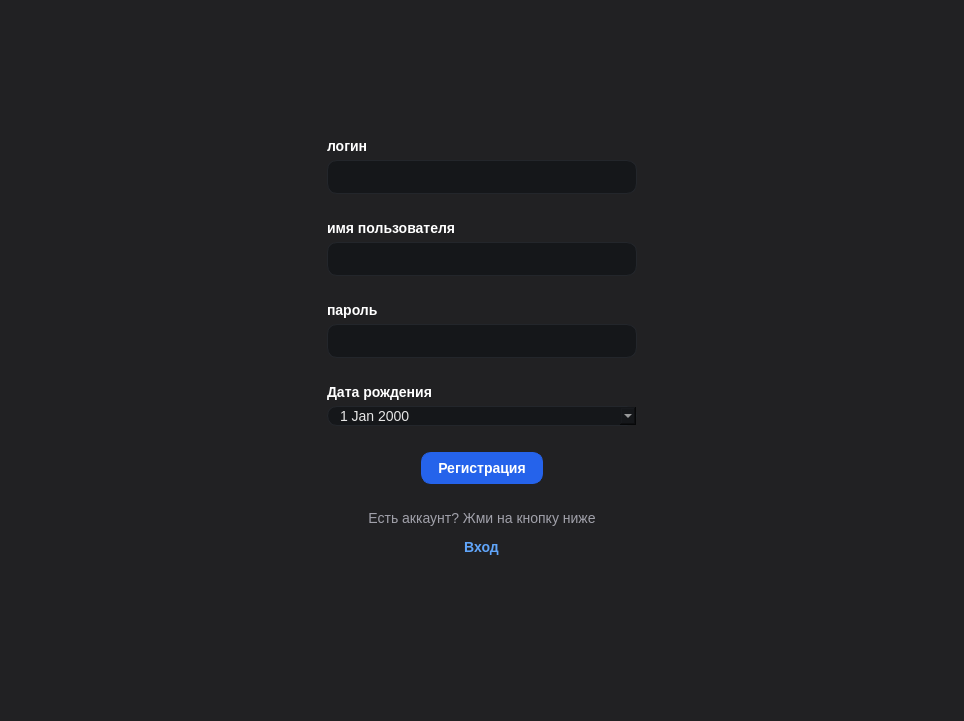
<?xml version="1.0" encoding="UTF-8"?>
<ui version="4.0">
 <class>MainWindow</class>
 <widget class="QMainWindow" name="MainWindow">
  <property name="geometry">
   <rect>
    <x>0</x>
    <y>0</y>
    <width>964</width>
    <height>721</height>
   </rect>
  </property>
  <property name="windowTitle">
   <string>MainWindow</string>
  </property>
  <property name="autoFillBackground">
   <bool>false</bool>
  </property>
  <property name="styleSheet">
   <string notr="true">background-color: rgb(33, 33, 35)</string>
  </property>
  <widget class="QWidget" name="centralwidget">
   <layout class="QGridLayout" name="gridLayout">
    <item row="0" column="0">
     <widget class="QStackedWidget" name="stackedWidget">
      <property name="styleSheet">
       <string notr="true">/* ================= MAIN ================= */

QMainWindow {
    background-color: #0b0c0e;
}

QWidget {
    color: #e6e6e6;
    font-family: &quot;Segoe UI&quot;, &quot;Inter&quot;, sans-serif;
    font-size: 14px;
}


/* ================= INPUTS ================= */

QLineEdit {
    background-color: #15171a;
    border: 1px solid #23262b;
    border-radius: 10px;
    padding-left: 12px;
    height: 32px;
    color: #ffffff;
    selection-background-color: #3b82f6;
}

QLineEdit:hover {
    background-color: #181b1f;
    border: 1px solid #2f3339;
}

QLineEdit:focus {
    background-color: #1b1e23;
    border: 1px solid #3b82f6;
}


/* ================= PRIMARY BUTTON ================= */

QPushButton {
    background-color: #2563eb;
    border: 1px solid #2563eb;
    border-radius: 10px;
    color: white;
    font-weight: 600;
    padding: 7px 16px;
}

QPushButton:hover {
    background-color: #3b82f6;
    border: 1px solid #3b82f6;
}

QPushButton:pressed {
    background-color: #1d4ed8;
    border: 1px solid #1d4ed8;
}


/* ================= SECONDARY BUTTON (links) ================= */

QPushButton#register_log,
QPushButton#login_reg {
    background-color: transparent;
    border: none;
    color: #60a5fa;
    font-weight: 500;
}

QPushButton#register_log:hover,
QPushButton#login_reg:hover {
    color: #93c5fd;
    text-decoration: underline;
}

QPushButton#register_log:pressed,
QPushButton#login_reg:pressed {
    color: #3b82f6;
}


/* ================= LABELS ================= */

QLabel {
    color: #a1a1aa;
}

QLabel#login_label,
QLabel#password_label,
QLabel#login_label_reg,
QLabel#label_4,
QLabel#label_5,
QLabel#label_2 {
    color: #ffffff;
    font-weight: 500;
}


/* ================= DATE EDIT ================= */

QDateEdit {
    background-color: #15171a;
    border: 1px solid #23262b;
    border-radius: 10px;
    padding-left: 10px;
}

QDateEdit:hover {
    background-color: #181b1f;
    border: 1px solid #2f3339;
}

QDateEdit:focus {
    border: 1px solid #3b82f6;
}
</string>
      </property>
      <property name="currentIndex">
       <number>1</number>
      </property>
      <widget class="QWidget" name="login_page">
       <layout class="QGridLayout" name="gridLayout_2">
        <item row="11" column="1">
         <spacer name="verticalSpacer_2">
          <property name="orientation">
           <enum>Qt::Orientation::Vertical</enum>
          </property>
          <property name="sizeHint" stdset="0">
           <size>
            <width>20</width>
            <height>40</height>
           </size>
          </property>
         </spacer>
        </item>
        <item row="7" column="1" alignment="Qt::AlignmentFlag::AlignHCenter">
         <widget class="QPushButton" name="login_log">
          <property name="maximumSize">
           <size>
            <width>200</width>
            <height>30</height>
           </size>
          </property>
          <property name="layoutDirection">
           <enum>Qt::LayoutDirection::LeftToRight</enum>
          </property>
          <property name="styleSheet">
           <string notr="true"/>
          </property>
          <property name="text">
           <string>Вход</string>
          </property>
         </widget>
        </item>
        <item row="2" column="1">
         <widget class="QLineEdit" name="login_edit_log">
          <property name="minimumSize">
           <size>
            <width>0</width>
            <height>27</height>
           </size>
          </property>
          <property name="styleSheet">
           <string notr="true"/>
          </property>
         </widget>
        </item>
        <item row="5" column="1">
         <widget class="QLineEdit" name="password_log">
          <property name="minimumSize">
           <size>
            <width>0</width>
            <height>27</height>
           </size>
          </property>
          <property name="styleSheet">
           <string notr="true"/>
          </property>
         </widget>
        </item>
        <item row="5" column="2">
         <spacer name="horizontalSpacer_3">
          <property name="orientation">
           <enum>Qt::Orientation::Horizontal</enum>
          </property>
          <property name="sizeHint" stdset="0">
           <size>
            <width>40</width>
            <height>20</height>
           </size>
          </property>
         </spacer>
        </item>
        <item row="10" column="1" alignment="Qt::AlignmentFlag::AlignHCenter">
         <widget class="QPushButton" name="register_log">
          <property name="styleSheet">
           <string notr="true"/>
          </property>
          <property name="text">
           <string>Регистрация</string>
          </property>
         </widget>
        </item>
        <item row="0" column="1">
         <spacer name="verticalSpacer_3">
          <property name="orientation">
           <enum>Qt::Orientation::Vertical</enum>
          </property>
          <property name="sizeHint" stdset="0">
           <size>
            <width>20</width>
            <height>40</height>
           </size>
          </property>
         </spacer>
        </item>
        <item row="3" column="1">
         <spacer name="horizontalSpacer">
          <property name="orientation">
           <enum>Qt::Orientation::Horizontal</enum>
          </property>
          <property name="sizeHint" stdset="0">
           <size>
            <width>240</width>
            <height>20</height>
           </size>
          </property>
         </spacer>
        </item>
        <item row="8" column="1">
         <spacer name="horizontalSpacer_9">
          <property name="orientation">
           <enum>Qt::Orientation::Horizontal</enum>
          </property>
          <property name="sizeHint" stdset="0">
           <size>
            <width>40</width>
            <height>20</height>
           </size>
          </property>
         </spacer>
        </item>
        <item row="5" column="0">
         <spacer name="horizontalSpacer_2">
          <property name="orientation">
           <enum>Qt::Orientation::Horizontal</enum>
          </property>
          <property name="sizeHint" stdset="0">
           <size>
            <width>40</width>
            <height>20</height>
           </size>
          </property>
         </spacer>
        </item>
        <item row="6" column="1">
         <spacer name="horizontalSpacer_8">
          <property name="orientation">
           <enum>Qt::Orientation::Horizontal</enum>
          </property>
          <property name="sizeHint" stdset="0">
           <size>
            <width>40</width>
            <height>20</height>
           </size>
          </property>
         </spacer>
        </item>
        <item row="1" column="1">
         <widget class="QLabel" name="login_label">
          <property name="styleSheet">
           <string notr="true"/>
          </property>
          <property name="text">
           <string>login</string>
          </property>
         </widget>
        </item>
        <item row="9" column="1">
         <widget class="QLabel" name="label_6">
          <property name="styleSheet">
           <string notr="true"/>
          </property>
          <property name="text">
           <string>Нет аккаунта? Жми на кнопку ниже</string>
          </property>
          <property name="alignment">
           <set>Qt::AlignmentFlag::AlignCenter</set>
          </property>
          <property name="wordWrap">
           <bool>true</bool>
          </property>
         </widget>
        </item>
        <item row="4" column="1">
         <widget class="QLabel" name="password_label">
          <property name="styleSheet">
           <string notr="true"/>
          </property>
          <property name="text">
           <string>пароль</string>
          </property>
         </widget>
        </item>
       </layout>
      </widget>
      <widget class="QWidget" name="password_page">
       <layout class="QGridLayout" name="gridLayout_3">
        <item row="15" column="2">
         <spacer name="horizontalSpacer_11">
          <property name="orientation">
           <enum>Qt::Orientation::Horizontal</enum>
          </property>
          <property name="sizeHint" stdset="0">
           <size>
            <width>40</width>
            <height>20</height>
           </size>
          </property>
         </spacer>
        </item>
        <item row="1" column="2">
         <widget class="QLabel" name="login_label_reg">
          <property name="styleSheet">
           <string notr="true"/>
          </property>
          <property name="text">
           <string>логин</string>
          </property>
         </widget>
        </item>
        <item row="5" column="2">
         <widget class="QLabel" name="label_4">
          <property name="styleSheet">
           <string notr="true"/>
          </property>
          <property name="text">
           <string>имя пользователя</string>
          </property>
         </widget>
        </item>
        <item row="9" column="2">
         <widget class="QLineEdit" name="password_reg">
          <property name="minimumSize">
           <size>
            <width>0</width>
            <height>27</height>
           </size>
          </property>
          <property name="styleSheet">
           <string notr="true"/>
          </property>
         </widget>
        </item>
        <item row="18" column="2">
         <spacer name="verticalSpacer_6">
          <property name="orientation">
           <enum>Qt::Orientation::Vertical</enum>
          </property>
          <property name="sizeHint" stdset="0">
           <size>
            <width>20</width>
            <height>40</height>
           </size>
          </property>
         </spacer>
        </item>
        <item row="7" column="2">
         <spacer name="horizontalSpacer_7">
          <property name="orientation">
           <enum>Qt::Orientation::Horizontal</enum>
          </property>
          <property name="sizeHint" stdset="0">
           <size>
            <width>40</width>
            <height>20</height>
           </size>
          </property>
         </spacer>
        </item>
        <item row="12" column="2">
         <widget class="QDateEdit" name="birthday_edit">
          <property name="styleSheet">
           <string notr="true"/>
          </property>
          <property name="maximumDateTime">
           <datetime>
            <hour>8</hour>
            <minute>59</minute>
            <second>59</second>
            <year>9999</year>
            <month>12</month>
            <day>28</day>
           </datetime>
          </property>
          <property name="calendarPopup">
           <bool>true</bool>
          </property>
         </widget>
        </item>
        <item row="11" column="2">
         <widget class="QLabel" name="label_2">
          <property name="styleSheet">
           <string notr="true"/>
          </property>
          <property name="text">
           <string>Дата рождения</string>
          </property>
         </widget>
        </item>
        <item row="3" column="3">
         <spacer name="horizontalSpacer_5">
          <property name="orientation">
           <enum>Qt::Orientation::Horizontal</enum>
          </property>
          <property name="sizeHint" stdset="0">
           <size>
            <width>40</width>
            <height>20</height>
           </size>
          </property>
         </spacer>
        </item>
        <item row="0" column="2">
         <spacer name="verticalSpacer_4">
          <property name="orientation">
           <enum>Qt::Orientation::Vertical</enum>
          </property>
          <property name="sizeHint" stdset="0">
           <size>
            <width>20</width>
            <height>40</height>
           </size>
          </property>
         </spacer>
        </item>
        <item row="10" column="2">
         <spacer name="horizontalSpacer_10">
          <property name="orientation">
           <enum>Qt::Orientation::Horizontal</enum>
          </property>
          <property name="sizeHint" stdset="0">
           <size>
            <width>40</width>
            <height>20</height>
           </size>
          </property>
         </spacer>
        </item>
        <item row="16" column="2">
         <widget class="QLabel" name="label">
          <property name="styleSheet">
           <string notr="true"/>
          </property>
          <property name="text">
           <string>Есть аккаунт? Жми на кнопку ниже</string>
          </property>
          <property name="alignment">
           <set>Qt::AlignmentFlag::AlignCenter</set>
          </property>
          <property name="wordWrap">
           <bool>true</bool>
          </property>
         </widget>
        </item>
        <item row="3" column="0">
         <spacer name="horizontalSpacer_4">
          <property name="orientation">
           <enum>Qt::Orientation::Horizontal</enum>
          </property>
          <property name="sizeHint" stdset="0">
           <size>
            <width>40</width>
            <height>20</height>
           </size>
          </property>
         </spacer>
        </item>
        <item row="8" column="2">
         <widget class="QLabel" name="label_5">
          <property name="styleSheet">
           <string notr="true"/>
          </property>
          <property name="text">
           <string>пароль</string>
          </property>
         </widget>
        </item>
        <item row="4" column="2">
         <spacer name="horizontalSpacer_6">
          <property name="orientation">
           <enum>Qt::Orientation::Horizontal</enum>
          </property>
          <property name="sizeHint" stdset="0">
           <size>
            <width>40</width>
            <height>20</height>
           </size>
          </property>
         </spacer>
        </item>
        <item row="6" column="2">
         <widget class="QLineEdit" name="nickname">
          <property name="minimumSize">
           <size>
            <width>0</width>
            <height>27</height>
           </size>
          </property>
          <property name="styleSheet">
           <string notr="true"/>
          </property>
         </widget>
        </item>
        <item row="3" column="2">
         <widget class="QLineEdit" name="login_edit_reg">
          <property name="minimumSize">
           <size>
            <width>0</width>
            <height>27</height>
           </size>
          </property>
          <property name="styleSheet">
           <string notr="true"/>
          </property>
         </widget>
        </item>
        <item row="14" column="2" alignment="Qt::AlignmentFlag::AlignHCenter">
         <widget class="QPushButton" name="register_reg">
          <property name="enabled">
           <bool>true</bool>
          </property>
          <property name="styleSheet">
           <string notr="true"/>
          </property>
          <property name="text">
           <string>Регистрация</string>
          </property>
         </widget>
        </item>
        <item row="13" column="2">
         <spacer name="horizontalSpacer_12">
          <property name="orientation">
           <enum>Qt::Orientation::Horizontal</enum>
          </property>
          <property name="sizeHint" stdset="0">
           <size>
            <width>40</width>
            <height>20</height>
           </size>
          </property>
         </spacer>
        </item>
        <item row="17" column="2" alignment="Qt::AlignmentFlag::AlignHCenter">
         <widget class="QPushButton" name="login_reg">
          <property name="enabled">
           <bool>true</bool>
          </property>
          <property name="sizePolicy">
           <sizepolicy hsizetype="Minimum" vsizetype="Fixed">
            <horstretch>0</horstretch>
            <verstretch>0</verstretch>
           </sizepolicy>
          </property>
          <property name="minimumSize">
           <size>
            <width>83</width>
            <height>22</height>
           </size>
          </property>
          <property name="styleSheet">
           <string notr="true"/>
          </property>
          <property name="text">
           <string>Вход</string>
          </property>
         </widget>
        </item>
       </layout>
      </widget>
     </widget>
    </item>
   </layout>
  </widget>
  <widget class="QMenuBar" name="menubar">
   <property name="geometry">
    <rect>
     <x>0</x>
     <y>0</y>
     <width>964</width>
     <height>21</height>
    </rect>
   </property>
  </widget>
  <widget class="QStatusBar" name="statusbar"/>
 </widget>
 <resources/>
 <connections/>
</ui>
